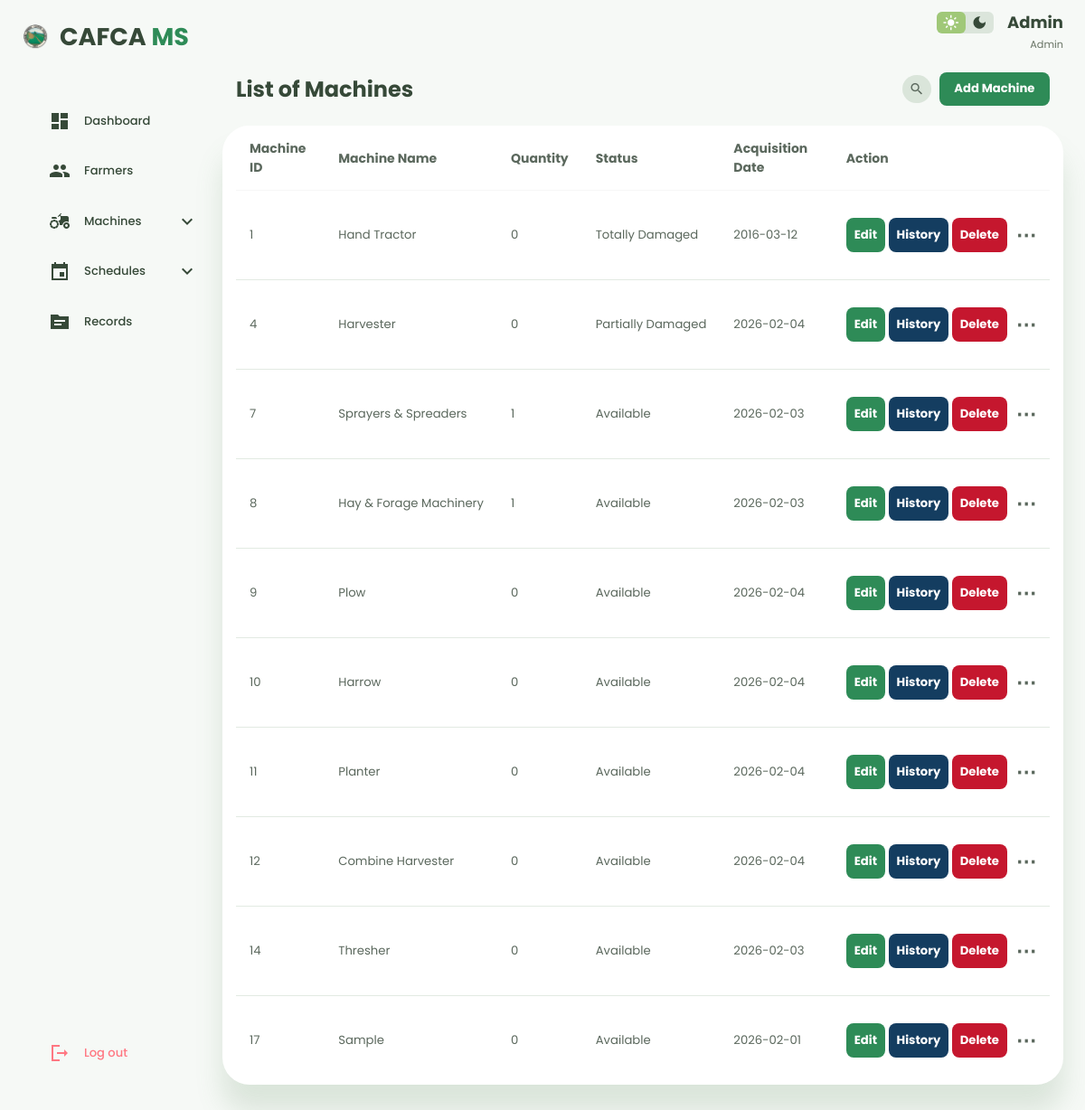
/dashboard/machines/machine.php (signed in), run on the app's committed database.
### tables this page shows
CREATE TABLE `machines` (
  `id` int(255) NOT NULL,
  `name` varchar(255) NOT NULL,
  `quantity` int(255) NOT NULL DEFAULT 0,
  `status` varchar(255) NOT NULL,
  `acquisition_date` date NOT NULL,
  `last_returned` datetime DEFAULT NULL
);

### dashboard/machines/machine.php (the view, shortened to what this page needs)
<?php
$servername = "localhost";
$username = "root";
$password = "";
$database = "testdb";
$conn = new mysqli($servername, $username, $password, $database);
$now = new DateTime();
$statusFilter = $_GET['status'] ?? null;
?>
<!DOCTYPE html>
<html lang="en">
<head>
    <link rel="stylesheet" href="../farmers_sec/farmerstyle.css">
</head>
<body>
    <div class="container">
        <aside>
            <div class="top">
                <a class="logo" href="../main/dashdex.php">
                    <img src="../../LandingPage/others/logo.png">
                    <h2>CAFCA <span>MS</span></h2>
                </a>
            </div>
            <div class="sidebar">
                <a href="../main/dashdex.php">
                    <span class="material-icons-sharp">dashboard</span>
                    <h3>Dashboard</h3>
                </a>
                <a href="../farmers_sec/farmers.php">
                    <span class="material-icons-sharp">people</span>
                    <h3>Farmers</h3>
                </a>
                <?php
                $statusParam = $_GET['status'] ?? '';
                $currentPage = basename($_SERVER['PHP_SELF']);
                $isMachinePage = ($currentPage === 'machine.php');
                ?>
                <div class="sidebar-dropdown <?= ($isMachinePage && $statusParam) ? 'open' : '' ?>">
                    <a href="javascript:void(0)" class="dropdown-toggle"
                        aria-expanded="<?= ($isMachinePage && $statusParam) ? 'true' : 'false' ?>">
                        <span class="material-icons-sharp">agriculture</span>
                        <h3>Machines</h3>
                        <span class="material-icons-sharp dropdown-icon">expand_more</span>
                    </a>
                </div>
                <div class="sidebar-dropdown <?= $schedulesStatus ? 'open' : '' ?>">
                    <a href="javascript:void(0)" class="dropdown-toggle"
                        aria-expanded="<?= $schedulesStatus ? 'true' : 'false' ?>">
                        <span class="material-icons-sharp">event</span>
                        <h3>Schedules</h3>
                        <span class="material-icons-sharp dropdown-icon">expand_more</span>
                    </a>
                </div>
                <a href="../records/records.php">
                    <span class="material-icons-sharp">topic</span>
                    <h3>Records</h3>
                </a>
                <div class="logout"><a href="../../login/logout.php" onclick="return confirm('Are you sure you want to log out?');" class="danger">
                        <span class="material-icons-sharp">logout</span>
                        <h3>Log out</h3>
                    </a>
                </div>
            </div>
        </aside>
        <main>
            <div class="top">
                <div class="theme-toggler">
                    <span class="material-icons-sharp active">light_mode</span>
                    <span class="material-icons-sharp">dark_mode</span>
                </div>
                <div class="profile" style="display: flex; flex-direction: column; text-align: right;">
                    <span
                        style="font-size: 18px; text-transform: capitalize; font-weight: 700; "><?= $_SESSION['username']; ?></span>
                    <small class="text-muted">Admin</small>
                </div>
            </div>
            <div class="title">
                <h2 class="machine-count">List of Machines</h2>
                <div class="title-actions">
                    <div class="search-expand-wrap" id="searchWrap">
                        <button class="search-icon-btn" id="searchToggleBtn" title="Search machines" type="button">
                            <span class="material-icons-sharp">search</span>
                        </button>
                    </div>
                    <?php
                    if ($statusFilter !== 'Not Returned'): ?>
                    <a href="javascript:void(0)" onclick="openAddMachineModal()" class="btn btn-primary farmer-btn" role="button">Add Machine</a>
                    <?php endif; ?>
                </div>
            </div>
            <?php
            if ($statusFilter === 'Not Returned') {
                $sql = "SELECT s.id as schedule_id, s.schedule_date, s.date_span, s.start_time, s.end_time,
                               m.id as machine_id, m.name as machine_name,
                               f.name as farmer_name
                        FROM schedules s
                        INNER JOIN machines m ON s.machine_id = m.id
                        INNER JOIN farmers f ON s.farmer_id = f.id
                        WHERE s.status IN ('Approved', 'Completed')
                        AND s.return_date IS NULL";
                $result = $conn->query($sql);
                $notReturnedRows = [];
                if ($result) {
                    while ($row = $result->fetch_assoc()) {
                        $scheduleDate = $row['schedule_date'];
                        $startTime = $row['start_time'] ?: '00:00:00';
                        $endTime = $row['end_time'] ?: '23:59:59';
                        $dateSpan = (int)$row['date_span'];
                        try {
                            $startDt = new DateTime($scheduleDate . ' ' . $startTime);
                            $endDateStr = date('Y-m-d', strtotime($scheduleDate . " +{$dateSpan} days"));
                            $endDt = new DateTime($endDateStr . ' ' . $endTime);
                            if ($now > $endDt) {
                                $notReturnedRows[] = $row;
                            }
                        } catch (Exception $e) {
                        }
                    }
                }
                if (empty($notReturnedRows)) {
                    echo "<p style='display: flex; justify-content: center; text-transform: capitalize;'>No Not Returned Machines Found.</p>";
                } else {
                    echo "<div class='table-scroll'>
                          <table style='width:100%' class='table'>
                            <thead>
                                <tr>
                                    <th>Farmer's Name</th>
                                    <th>Machine Name</th>
                                    <th>Schedule Date</th>
                                    <th>End Date</th>
                                    <th>Duration</th>
                                    <th>Action</th>
                                </tr>
                            </thead>
                            <tbody>";
                    foreach ($notReturnedRows as $row) {
                        $scheduleDate = $row['schedule_date'];
                        $dateSpan = (int)$row['date_span'];
                        $endDateStr = date('Y-m-d', strtotime($scheduleDate . " +{$dateSpan} days"));
                        $formattedStartDate = date('M d, Y', strtotime($scheduleDate));
                        $formattedEndDate = date('M d, Y', strtotime($endDateStr));
                        $safeFarmer  = htmlspecialchars($row['farmer_name'], ENT_QUOTES, 'UTF-8');
                        $safeMachine = htmlspecialchars($row['machine_name'], ENT_QUOTES, 'UTF-8');
                        echo "
                        <tr class='machine-row'
                            data-name='" . strtolower($safeMachine) . "'
                            data-farmer='" . strtolower($safeFarmer) . "'>
                            <td>{$safeFarmer}</td>
                            <td>{$safeMachine}</td>
                            <td>{$formattedStartDate}</td>
                            <td>{$formattedEndDate}</td>
                            <td>{$dateSpan} day(s)</td>
                            <td>
                                <a class='btn btn-success btn-sm'
                                   onclick='openReturnModal(" . $row['schedule_id'] . ", \"" .
                                   htmlspecialchars($row['farmer_name'], ENT_QUOTES) . "\", \"" .
                                   htmlspecialchars($row['machine_name'], ENT_QUOTES) . "\", " .
                                   $row['machine_id'] . ")'
                                   href='javascript:void(0)'>Return</a>
                            </td>
                        </tr>
                        ";
                    }
                    echo "</tbody>
                          <tr id='noResultsRow' style='display:none;'>
                              <td colspan='6' style='text-align:center; padding:2rem; color:var(--color-dark-variant);'>
                                  <span class='material-icons-sharp' style='font-size:2rem;display:block;margin-bottom:0.5rem;'>search_off</span>
                                  No machines found matching your search.
                              </td>
                          </tr>
                          </table></div>";
                }
            }
            else {
                if ($statusFilter) {
                    $sql = "SELECT * FROM machines WHERE status = ?";
                    $stmt = $conn->prepare($sql);
                    $stmt->bind_param("s", $statusFilter);
                    $stmt->execute();
                    $result = $stmt->get_result();
                } else {
                    $sql = "SELECT * FROM machines";
                    $result = $conn->query($sql);
                }
                $machineRows = [];
                while ($row = $result->fetch_assoc()) {
                    $machineRows[] = $row;
                }
                if (empty($machineRows)) {
                    $statusName = $statusFilter ?: 'Machines';
                    echo "<p style='display: flex; justify-content: center; text-transform: capitalize;'>No {$statusName} machine(s).</p>";
                } else {
                    echo "<div class='table-scroll' style='margin-top: 1.5rem;'>
                          <table style='width:100%;' class='table'>
                            <thead>
                                <tr>
                                    <th>Machine ID</th>
                                    <th>Machine Name</th>
                                    <th>Quantity</th>
                                    <th>Status</th>
                                    <th>Acquisition Date</th>
                                    <th>Action</th>
                                </tr>
                            </thead>
                            <tbody>";
                    foreach ($machineRows as $row) {
                        $historySQL = "SELECT f.name, s.schedule_date, s.date_span
                                      FROM schedules s
                                      INNER JOIN farmers f ON s.farmer_id = f.id
                                      WHERE s.machine_id = ? AND s.status IN ('Approved', 'Completed')
                                      ORDER BY s.schedule_date DESC
                                      LIMIT 1";
                        $historyStmt = $conn->prepare($historySQL);
                        $historyStmt->bind_param("i", $row['id']);
                        $historyStmt->execute();
                        $historyResult = $historyStmt->get_result();
                        $historyData = $historyResult->fetch_assoc();
                        $tooltipContent = '';
                        if ($historyData) {
                            $usageDate = date('M d, Y', strtotime($historyData['schedule_date']));
                            $endDate = date('M d, Y', strtotime($historyData['schedule_date'] . ' +' . $historyData['date_span'] . ' days'));
                            $tooltipContent = "Last Used By: " . htmlspecialchars($historyData['name']) . "&#10;Date: {$usageDate} - {$endDate}";
                        } else {
                            $tooltipContent = "No usage history";
                        }
                        $safeName     = htmlspecialchars($row['name'],     ENT_QUOTES, 'UTF-8');
                        $safeQuantity = htmlspecialchars($row['quantity'], ENT_QUOTES, 'UTF-8');
                        $safeStatus   = htmlspecialchars($row['status'],   ENT_QUOTES, 'UTF-8');
                        $safeId       = intval($row['id']);
                        echo "
                        <tr class='machine-row'
                            data-name='" . strtolower($safeName) . "'
                            data-quantity='" . strtolower($safeQuantity) . "'
                            data-status='{$safeStatus}'>
                            <td>{$safeId}</td>
                            <td>{$safeName}</td>
                            <td>{$safeQuantity}</td>
                            <td>{$safeStatus}</td>
                            <td>" . htmlspecialchars($row['acquisition_date'], ENT_QUOTES, 'UTF-8') . "</td>
                            <td>
                                <a class='btn btn-primary btn-sm' onclick='openEditMachineModal({$safeId})' href='javascript:void(0)'>Edit</a>
                                <a class='btn btn-success btn-sm' onclick='openHistoryModal({$safeId})'>History</a>
                                <a class='btn btn-danger btn-sm'
                                   onclick=\"return confirm('Are you sure you want to delete {$safeName}?');\"
                                   href='delete_machine.php?id={$safeId}&redirect=" . urlencode($statusFilter ?: 'Available') . "'>Delete</a>
                                <span class='reschedule-info-icon' data-tooltip='{$tooltipContent}'>⋯</span>
                            </td>
                        </tr>
                        ";
                    }
                    echo "</tbody>
                          <tr id='noResultsRow' style='display:none;'>
                              <td colspan='6' style='text-align:center; padding:2rem; color:var(--color-dark-variant);'>
                                  <span class='material-icons-sharp' style='font-size:2rem;display:block;margin-bottom:0.5rem;'>search_off</span>
                                  No machines found matching your search.
                              </td>
                          </tr>
                          </table></div>";
                }
            }
            ?>
        </main>
    </div>
</body>
</html>

### data on the page
machines: id "1", name "Hand Tractor", quantity "0", status "Totally Damaged", acquisition_date "2016-03-12"
machines: id "4", name "Harvester", quantity "0", status "Partially Damaged", acquisition_date "2026-02-04"
machines: id "7", name "Sprayers & Spreaders", quantity "1", status "Available", acquisition_date "2026-02-03"
machines: id "8", name "Hay & Forage Machinery", quantity "1", status "Available", acquisition_date "2026-02-03"
machines: id "9", name "Plow", quantity "0", status "Available", acquisition_date "2026-02-04"
machines: id "10", name "Harrow", quantity "0", status "Available", acquisition_date "2026-02-04"
machines: id "11", name "Planter", quantity "0", status "Available", acquisition_date "2026-02-04"
machines: id "12", name "Combine Harvester", quantity "0", status "Available", acquisition_date "2026-02-04"
machines: id "14", name "Thresher", quantity "0", status "Available", acquisition_date "2026-02-03"
machines: id "17", name "Sample", quantity "0", status "Available", acquisition_date "2026-02-01"

### other printed values
$_SESSION['username'] "Admin"
